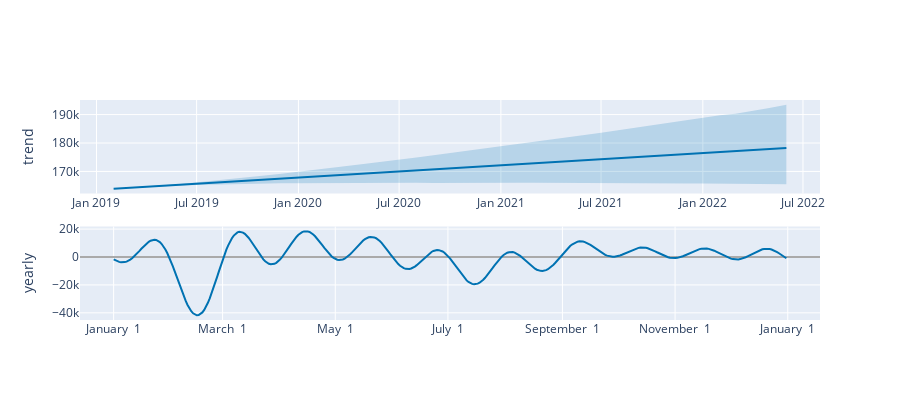

Notebook source saved alongside this figure:
### Code cell
plot_components_plotly(model, newcastle_forecast)
